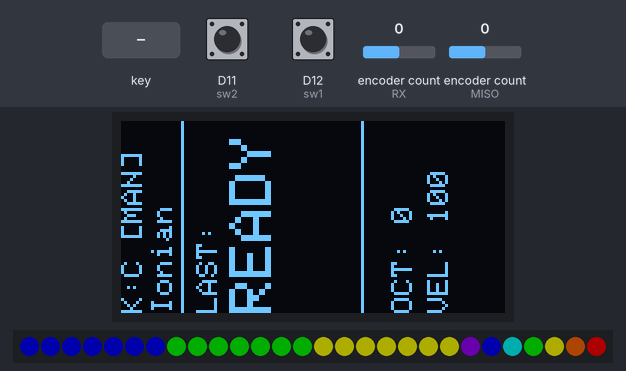
Recording of a program running on a simulated CircuitPython board. On the bench: 128×64 one-colour display, 28 RGB LEDs in strip order, left to right. The inputs (shaded band) are chosen by the test bench; at power-on: encoder count (sensors on RX, MISO) 0, D11 (sw2) HIGH, D12 (sw1) HIGH. Dim RGB values are drawn brighter than linear; MIDI messages are not drawn.

Above: at 1.2 s.
1.3 s: key number 0 pressed for 0.2 s
At 2.1 s:
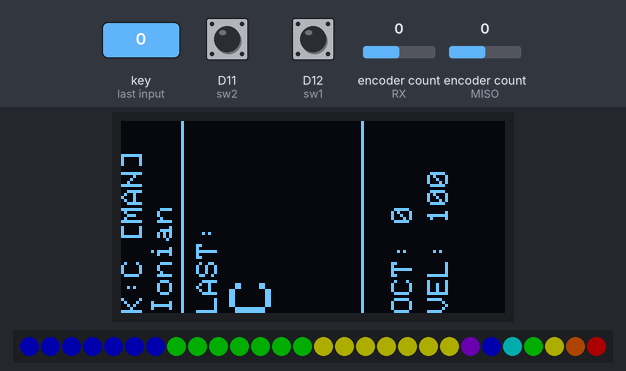
3.0 s: encoder count (sensor on RX) set to 1
At 4.0 s:
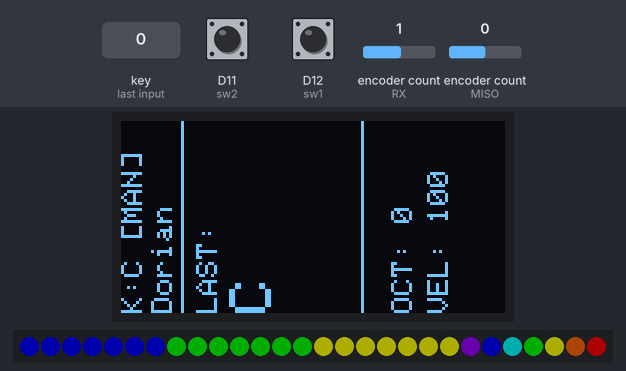
4.5 s: encoder count (sensor on MISO) set to 1
At 5.3 s:
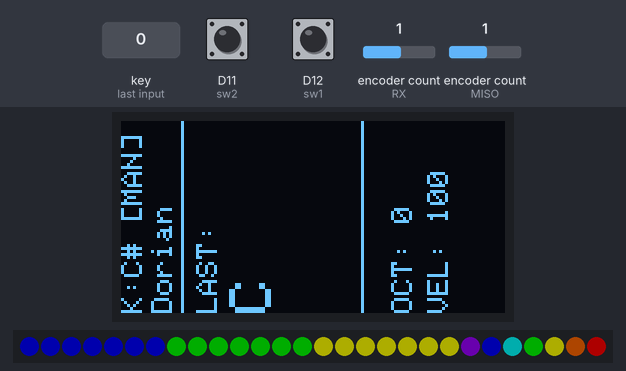
6.0 s: D11 (sw2) pulled LOW for 0.15 s
At 7.1 s:
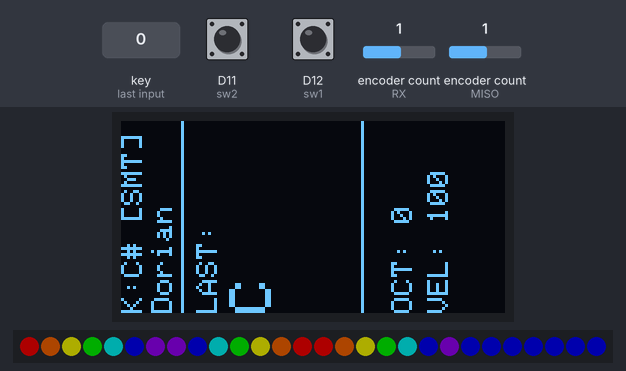
7.7 s: key number 1 pressed for 0.2 s
At 8.4 s:
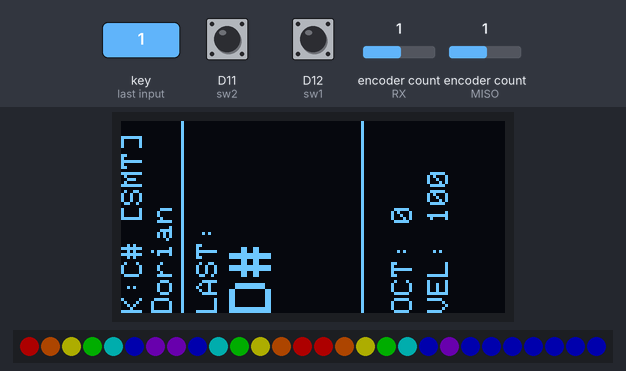
9.4 s: encoder count (sensor on RX) set to 2
At 10.2 s:
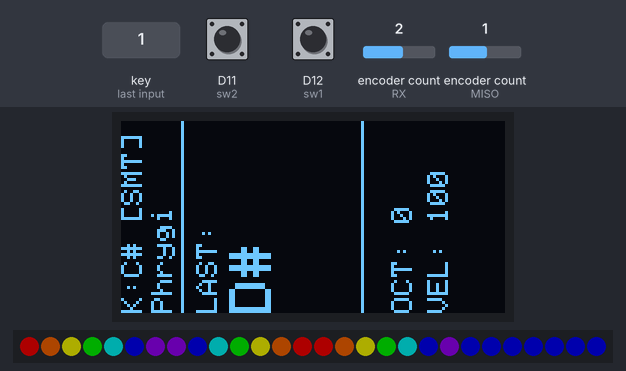
Timing chart, 0 to 11.9 s (numbered marks = the images above; inputs shaded):
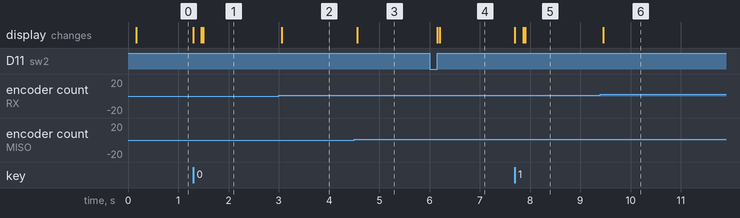

The program:

28LED.py
```python
import time
import gc
import board
import busio
import rotaryio
import digitalio
import keypad
import usb_midi
import adafruit_midi
from adafruit_midi.note_on import NoteOn
from adafruit_midi.note_off import NoteOff
import adafruit_ssd1306
import neopixel

# ============================
# CONFIG & I2C INIT
# ============================
i2c = busio.I2C(board.SCL, board.SDA, frequency=1_000_000)

OLED_ADDR = 0x3C
# 128x64 rotated (rotation=3) becomes 64x128
oled = adafruit_ssd1306.SSD1306_I2C(128, 64, i2c, addr=OLED_ADDR)
oled.rotation = 3

# LED CONFIGURATION
NUM_PIXELS = 28
LED_PIN = board.D13
pixels = neopixel.NeoPixel(LED_PIN, NUM_PIXELS, brightness=1.0, auto_write=False, pixel_order=neopixel.GRB)

# Dim Base Colors (~0.2 brightness equivalent)
RAINBOW = [
    (50, 0, 0),   # Red
    (50, 20, 0),  # Orange
    (50, 50, 0),  # Yellow
    (0, 50, 0),   # Green
    (0, 50, 50),  # Cyan
    (0, 0, 50),   # Blue
    (30, 0, 50)   # Purple
]

BLUE_DIM = (0, 0, 50)
YELLOW_DIM = (50, 50, 0)
GREEN_DIM = (0, 50, 0)
BLUE_ROW_DIM = (0, 0, 50)

# ============================
# HARDWARE & MIDI
# ============================
midi = adafruit_midi.MIDI(midi_out=usb_midi.ports[1], out_channel=0)

ROW_PINS = (board.D10, board.D9, board.D6, board.D5)
COL_PINS = (board.SCK, board.D25, board.D24, board.A3, board.A2, board.A1, board.A0)

km = keypad.KeyMatrix(
    row_pins=ROW_PINS,
    column_pins=COL_PINS,
    columns_to_anodes=True,
    interval=0.002
)

enc1 = rotaryio.IncrementalEncoder(board.MISO, board.MOSI)
sw1 = digitalio.DigitalInOut(board.D12)
sw1.switch_to_input(pull=digitalio.Pull.UP)

enc2 = rotaryio.IncrementalEncoder(board.RX, board.TX)
sw2 = digitalio.DigitalInOut(board.D11)
sw2.switch_to_input(pull=digitalio.Pull.UP)

# ============================
# DATA & STATE
# ============================
NOTE_NAMES = ["C", "C#", "D", "D#", "E", "F", "F#", "G", "G#", "A", "A#", "B"]
MODES = {
    "Ionian": [0, 2, 4, 5, 7, 9, 11], "Dorian": [0, 2, 3, 5, 7, 9, 10],
    "Phrygian": [0, 1, 3, 5, 7, 8, 10], "Lydian": [0, 2, 4, 6, 7, 9, 11],
    "Mixolydian": [0, 2, 4, 5, 7, 9, 10], "Aeolian": [0, 2, 3, 5, 7, 8, 10],
    "Locrian": [0, 1, 3, 5, 6, 8, 10],
}
MODE_NAMES = list(MODES.keys())

MANUAL_MODS = {0: ("Maj", [4, 7]), 1: ("Min", [3, 7]), 2: ("7th", [4, 7, 10]), 3: ("Add9", [4, 7, 14]), 4: ("Sus4", [5, 7]), 5: ("Int2", [2]), 6: ("Int3", [4])}
SMART_MODS = {0: ("+7th", [6], [], {}), 1: ("+9th", [8], [], {}), 2: ("Sus4", [3], [2], {}), 3: ("Sus2", [1], [2], {}), 4: ("1Inv", [], [], {0: 1}), 5: ("2Inv", [], [], {0: 1, 2: 1}), 6: ("Sub", [], [], {0: -1})}

PLAY_MODE_MANUAL, PLAY_MODE_SMART = 0, 1
current_play_mode = PLAY_MODE_MANUAL
current_root_index, current_mode_index, octave_offset, velocity = 0, 0, 0, 100

last_enc1, last_sw1 = enc1.position, sw1.value
last_enc2, last_sw2 = enc2.position, sw2.value
enc2_turned_while_pressed, sw2_was_pressed = False, False

active_mods, active_notes = set(), {}
ui_dirty = True
last_played_root, last_played_suffix, last_mod_str = "READY", "", ""
last_key_activity = 0.0

# ============================
# HELPERS
# ============================
def get_led_index(row, col):
    """Maps 7x4 grid to snaking LED data line"""
    if row % 2 == 0: return (row * 7) + col
    else: return (row * 7) + (6 - col)

def boost_color(color_tuple):
    """0.2 -> 0.5 brightness boost for pressed keys"""
    return tuple(min(255, int(c * 2.5)) for c in color_tuple)

def get_idle_color(row, col):
    if current_play_mode == PLAY_MODE_MANUAL:
        if row == 0: return BLUE_ROW_DIM
        if row == 1: return GREEN_DIM
        if row == 2: return YELLOW_DIM
        return RAINBOW[col] # Row 3
    else:
        if row == 3: return BLUE_DIM
        return RAINBOW[col]

def init_led_background():
    for r in range(4):
        for c in range(7):
            pixels[get_led_index(r, c)] = get_idle_color(r, c)
    pixels.show()

def get_note_name(midi_num): return NOTE_NAMES[midi_num % 12]

def get_scale_note(row, col):
    base_octave_midi = 24 + ((2 - row) * 12) + (octave_offset * 12)
    return base_octave_midi + current_root_index + MODES[MODE_NAMES[current_mode_index]][col]

def get_diatonic_note(degree_index, oct_shift=0):
    base_octave_midi = 48 + (octave_offset * 12) + ((degree_index // 7) * 12) + (oct_shift * 12)
    return base_octave_midi + current_root_index + MODES[MODE_NAMES[current_mode_index]][degree_index % 7]

# ============================
# HANDLERS
# ============================
def handle_keys():
    global ui_dirty, last_played_root, last_played_suffix, last_mod_str, last_key_activity
    while True:
        event = km.events.get()
        if not event: break
        last_key_activity = time.monotonic()
        row, col = km.key_number_to_row_column(event.key_number)
        led_idx = get_led_index(row, col)

        if event.pressed:
            pixels[led_idx] = boost_color(get_idle_color(row, col))
            if row == 3:
                active_mods.add(col)
                mod_dict = MANUAL_MODS if current_play_mode == PLAY_MODE_MANUAL else SMART_MODS
                last_mod_str = "+".join([mod_dict.get(m, ("", []))[0] for m in sorted(active_mods)])
            else:
                notes_to_play, suffix_list = [], []
                if current_play_mode == PLAY_MODE_MANUAL:
                    base_note = get_scale_note(row, col)
                    intervals = {0}
                    for m in active_mods:
                        name, ivs = MANUAL_MODS.get(m, ("", []))
                        suffix_list.append(name); intervals.update(ivs)
                    notes_to_play = [base_note + i for i in intervals]
                    last_played_root = get_note_name(base_note)
                else:
                    if row < 2:
                        n = get_diatonic_note(col, oct_shift=(1 if row==0 else 0))
                        notes_to_play = [n]; last_played_root = get_note_name(n)
                    else:
                        degs = [0, 2, 4]
                        if active_mods:
                            m = min(active_mods)
                            name, add, rem, shft = SMART_MODS.get(m, ("", [], [], {}))
                            suffix_list.append(name); degs.extend(add)
                            degs = [d for d in degs if d not in rem]
                            notes_to_play = [get_diatonic_note(col+d, oct_shift=shft.get(d, 0)) for d in degs]
                        else:
                            notes_to_play = [get_diatonic_note(col+d) for d in degs]
                        bn = get_diatonic_note(col)
                        is_m = (get_diatonic_note(col+2)-bn)==3
                        is_dim = (get_diatonic_note(col+4)-bn)==6
                        last_played_root = f"{get_note_name(bn)}{'m' if is_m else ''}{'dim' if is_dim else ''}"
                for n in set(notes_to_play): midi.send(NoteOn(n, velocity))
                active_notes[event.key_number] = set(notes_to_play)
                last_played_suffix = "+".join(suffix_list)
            ui_dirty = True
        elif event.released:
            pixels[led_idx] = get_idle_color(row, col)
            if row == 3 and col in active_mods: active_mods.remove(col)
            if event.key_number in active_notes:
                for n in active_notes[event.key_number]: midi.send(NoteOff(n, 0))
                del active_notes[event.key_number]
        pixels.show()

def handle_encoders():
    global current_root_index, octave_offset, current_mode_index, velocity, current_play_mode
    global last_enc1, last_sw1, last_enc2, last_sw2, ui_dirty, sw2_was_pressed, enc2_turned_while_pressed
    changed = False

    ce1 = enc1.position
    if ce1 != last_enc1:
        delta = ce1 - last_enc1
        if not sw1.value: octave_offset = max(-2, min(2, octave_offset + delta))
        else: current_root_index = (current_root_index + delta) % 12
        last_enc1, changed = ce1, True

    if sw2.value != last_sw2:
        if not sw2.value: sw2_was_pressed, enc2_turned_while_pressed = True, False
        else:
            if sw2_was_pressed and not enc2_turned_while_pressed:
                current_play_mode = 1 - current_play_mode
                active_mods.clear()
                init_led_background()
            sw2_was_pressed = False
        last_sw2, changed = sw2.value, True

    ce2 = enc2.position
    if ce2 != last_enc2:
        delta = ce2 - last_enc2
        if not sw2.value:
            velocity = max(0, min(127, velocity + (delta * 5)))
            enc2_turned_while_pressed = True
        else: current_mode_index = (current_mode_index + delta) % 7
        last_enc2, changed = ce2, True
    if changed: ui_dirty = True

def update_main_oled():
    oled.fill(0)
    mode_tag = "SMT" if current_play_mode == PLAY_MODE_SMART else "MAN"
    # Header
    oled.text(f"K:{NOTE_NAMES[current_root_index]} [{mode_tag}]", 0, 0, 1)
    oled.text(f"{MODE_NAMES[current_mode_index][:6]}", 0, 10, 1)
    oled.hline(0, 20, 64, 1)

    # Last Played Section
    oled.text("LAST:", 0, 25, 1)
    oled.text(last_played_root, 0, 36, 1, size=2)
    if last_played_suffix:
        oled.text(last_played_suffix[:10], 0, 56, 1)

    oled.hline(0, 80, 64, 1)

    # Footer Section
    if last_mod_str:
        oled.text("MODS:", 0, 86, 1)
        oled.text(last_mod_str[:10], 0, 96, 1)
    else:
        oled.text(f"OCT: {octave_offset}", 0, 90, 1)
        oled.text(f"VEL: {velocity}", 0, 102, 1)
    oled.show()

# ============= MAIN =============
init_led_background()
last_enc_time = time.monotonic()
while True:
    handle_keys()
    now = time.monotonic()
    if now - last_enc_time >= 0.01:
        handle_encoders()
        last_enc_time = now
    if ui_dirty and (now - last_key_activity > 0.1):
        update_main_oled()
        gc.collect()
        ui_dirty = False
```

Measured:
- after the input at 3.0 s, the display: changes after 0.05 s (image 2)
- after the input at 4.5 s, the display: changes after 0.06 s (image 3)
- after the input at 9.4 s, the display: changes after 0.06 s (image 6)
